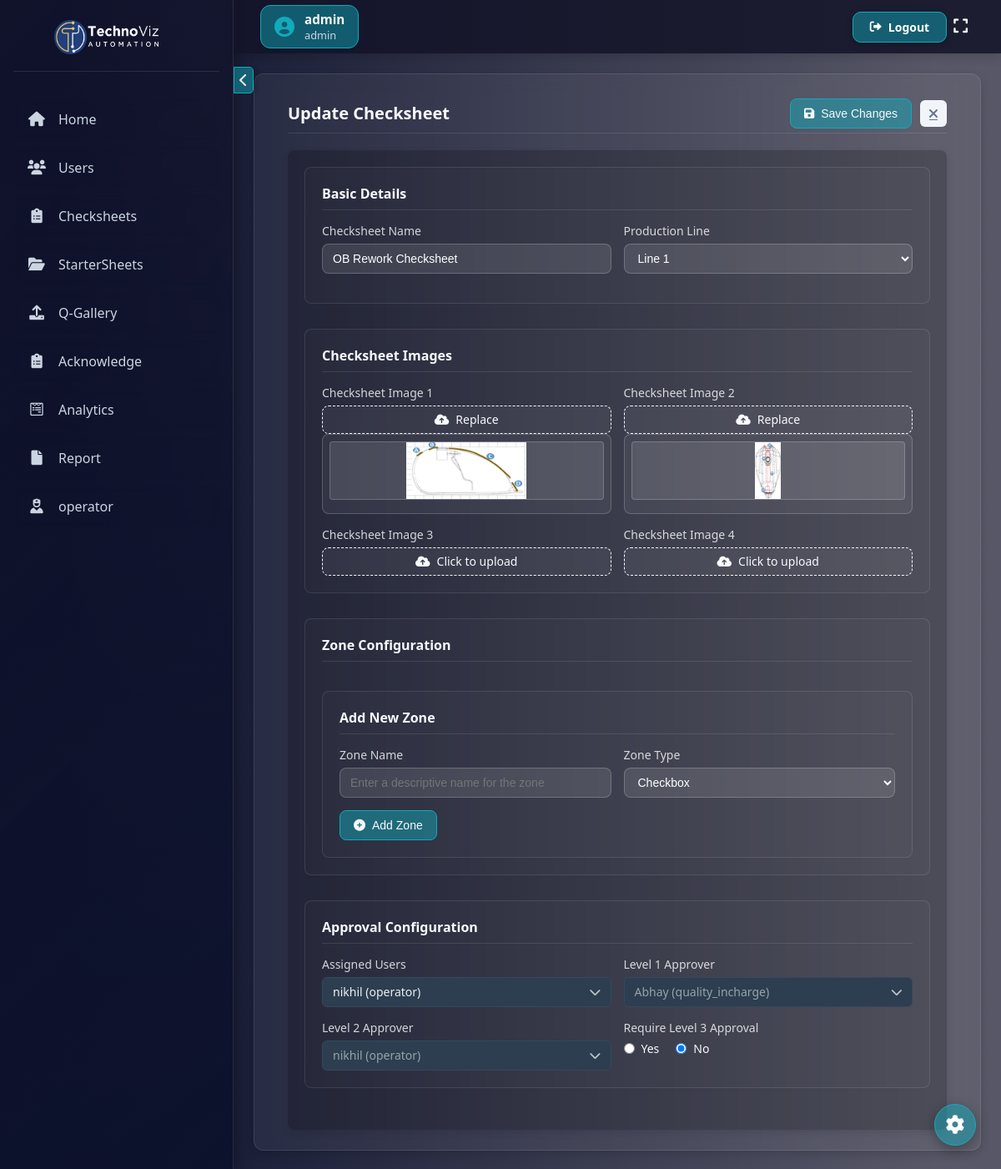
Page /update/1/ (signed in) on the committed database.
### checksheet1/models.py (models this page shows, shortened)
class CustomUser(AbstractUser):
    ROLE_CHOICES = [
        ("admin", "Admin"),
        ("quality_incharge", "Quality Incharge"),
        ("shift_incharge", "Shift Incharge"),
        ("operator", "Operator"),
    ]
    username = models.CharField(max_length=150, unique=False)
    employee_id = models.CharField(max_length=20, unique=True)  # New field
    role = models.CharField(max_length=20, choices=ROLE_CHOICES, default="admin")
    phone_number = models.CharField(max_length=15, blank=True, null=True)
    USERNAME_FIELD = "employee_id"  # Use employee_id for authentication
    REQUIRED_FIELDS = ["username", "email"]  # Keep username for internal use

class CheckSheet(models.Model):
    name = models.CharField(max_length=255)
    line = models.CharField(
        max_length=10, choices=[("line_1", "Line 1"), ("line_2", "Line 2")]
    )
    assigned_users = models.ManyToManyField(
        "CustomUser", related_name="assigned_check_sheets", blank=True
    )
    created_by = models.ForeignKey(
        "CustomUser",
        on_delete=models.SET_NULL,
        null=True,
        related_name="created_check_sheets",
    )
    created_on = models.DateTimeField(auto_now_add=True)
    display_order = models.FloatField(default=0, db_index=True)
    level_1_approver = models.ForeignKey(
        "CustomUser",
        on_delete=models.SET_NULL,
        null=True,
        blank=True,
        related_name="level_1_assigned_checksheets",
    )
    level_2_approver = models.ForeignKey(
        "CustomUser",
        on_delete=models.SET_NULL,
        null=True,
        blank=True,
        related_name="level_2_assigned_checksheets",
    )
    require_level_3_approval = models.BooleanField(
        default=True, help_text="Check if this sheet requires Level 3 approval (admin)"
    )
    class Meta:
        ordering = ['display_order', 'id']

class CheckSheetImage(models.Model):
    checksheet = models.ForeignKey(
        CheckSheet, on_delete=models.CASCADE, related_name="images"
    )
    image = models.ImageField(upload_to="checksheet_images/")

### checksheet1/views.py (the view, shortened to what this page needs)
# urls.py: path("update/<int:checksheet_id>/", update_checksheet, name="update_checksheet"),
@login_required
def update_checksheet(request, checksheet_id):
    if not (request.user.role == "admin" or has_page_access(request.user, "all_checksheets")):
        return render(request, "checksheet/access_denied.html")
    checksheet = get_object_or_404(CheckSheet, id=checksheet_id)
    zones = checksheet.zones.all()
    images = list(checksheet.images.all()[:4])
    all_users = CustomUser.objects.all()  # Fetch all users for dropdowns
    while len(images) < 4:
        images.append(None)  # Fill empty slots with None
    return render(
        request,
        "checksheet/update_checksheet.html",
        {
            "checksheet": checksheet,
            "zones": zones,
            "images": images,
            "all_users": all_users,
        },
    )

### checksheet1/templates/checksheet/update_checksheet.html (shortened to what this page needs)
{% extends 'checksheet/base.html' %}
{% load static %}
{% block extra_css %}
<link rel="stylesheet" href="{% static 'css/update_checksheet.css' %}">
{% endblock %}
{% block content %}
<div class="page-container">
    <div class="header">
        <h2 class="page-title">Update Checksheet</h2>
        <div class="header-actions">
            <button type="submit" form="checksheet-form" class="submit-btn">
                <i class="fas fa-save"></i> Save Changes
            </button>
            <a href="{% url 'all_checksheets' %}" class="back-button">
                <i class="fas fa-times"></i>
            </a>
        </div>
    </div>
    <div class="form-container">
        <form id="checksheet-form" method="POST" enctype="multipart/form-data">
            <div class="form-section">
                <h3 class="section-title">Basic Details</h3>
                <div class="basic-details-grid">
                    <div class="form-group">
                        <label class="form-label" for="checksheet_name">Checksheet Name</label>
                        <input type="text" id="checksheet_name" name="checksheet_name" required
                               class="form-input" value="{{ checksheet.name }}" placeholder="Enter checksheet name">
                    </div>
                    <div class="form-group">
                        <label class="form-label" for="line">Production Line</label>
                        <select id="line" name="line" required class="form-input">
                            <option value="line_1" {% if checksheet.line == "line_1" %}selected{% endif %}>Line 1</option>
                        </select>
                    </div>
                </div>
            </div>
            <div class="form-section">
                <h3 class="section-title">Checksheet Images</h3>
                <div class="images-grid">
                    {% for image in images %}
                    <div class="form-group">
                        <label class="form-label" for="checksheet_image_{{ forloop.counter }}">Checksheet Image {{ forloop.counter }}</label>
                        <div class="file-input-container">
                            <label class="file-input-label" for="checksheet_image_{{ forloop.counter }}">
                                <i class="fas fa-cloud-upload-alt"></i>
                                <span id="file-name-{{ forloop.counter }}">{% if image %}Replace{% else %}Click to upload{% endif %}</span>
                            </label>
                            {% if image %}
                            <div class="image-box">
                                <img src="{{ image.image.url }}" alt="Checksheet Image" class="checksheet-image">
                            </div>
                            {% endif %}
                        </div>
                    </div>
                    {% endfor %}
                </div>
            </div>
            <div class="form-section">
                <h3 class="section-title">Zone Configuration</h3>
                <div class="add-zone-section">
                    <h3 class="section-title">Add New Zone</h3>
                    <div class="add-zone-form">
                        <div class="basic-details-grid">
                            <div class="form-group">
                                <label class="form-label" for="new_zone_name">Zone Name</label>
                                <input type="text" id="new_zone_name" name="new_zone_name"
                                       class="form-input" placeholder="Enter a descriptive name for the zone">
                            </div>
                            <div class="form-group">
                                <label class="form-label" for="new_zone_type">Zone Type</label>
                                <select id="new_zone_type" name="new_zone_type" class="form-input zone-type-select">
                                    <option value="checkbox">Checkbox</option>
                                </select>
                            </div>
                            <div class="form-group">
                                <button type="button" id="add-zone-btn" class="submit-btn">
                                    <i class="fas fa-plus-circle"></i> Add Zone
                                </button>
                            </div>
                        </div>
                    </div>
                </div>
            </div>
            <div class="form-section">
                <h3 class="section-title">Approval Configuration</h3>
                <div class="approval-grid">
                    <div class="form-group">
                        <label class="form-label">Assigned Users</label>
                        <div class="custom-dropdown" id="assigned-users-dropdown">
                            <div class="dropdown-button" onclick="toggleDropdown('assigned-users-dropdown')">
                                <span class="dropdown-text" id="assigned-users-text">Select users to assign</span>
                                <i class="fas fa-chevron-down dropdown-arrow"></i>
                            </div>
                        </div>
                    </div>
                    <div class="form-group">
                        <label class="form-label">Level 1 Approver</label>
                        <div class="custom-dropdown" id="level1-approver-dropdown">
                            <div class="dropdown-button" onclick="toggleDropdown('level1-approver-dropdown')">
                                <span class="dropdown-text" id="level1-approver-text">
                                    {% if checksheet.level_1_approver %}
                                        {{ checksheet.level_1_approver.username }} ({{ checksheet.level_1_approver.role }})
                                    {% else %}
                                        Select Level 1 Approver
                                    {% endif %}
                                </span>
                                <i class="fas fa-chevron-down dropdown-arrow"></i>
                            </div>
                        </div>
                    </div>
                    <div class="form-group">
                        <label class="form-label">Level 2 Approver</label>
                        <div class="custom-dropdown" id="level2-approver-dropdown">
                            <div class="dropdown-button" onclick="toggleDropdown('level2-approver-dropdown')">
                                <span class="dropdown-text" id="level2-approver-text">
                                    {% if checksheet.level_2_approver %}
                                        {{ checksheet.level_2_approver.username }} ({{ checksheet.level_2_approver.role }})
                                    {% else %}
                                        Select Level 2 Approver
                                    {% endif %}
                                </span>
                                <i class="fas fa-chevron-down dropdown-arrow"></i>
                            </div>
                        </div>
                    </div>
                    <div class="form-group">
                        <label class="form-label">Require Level 3 Approval</label>
                        <div class="approval-radio">
                            <div class="radio-option">
                                <input type="radio" name="require_level_3" id="require_level_3_yes" value="True"
                                       {% if checksheet.require_level_3_approval %}checked{% endif %}>
                                <label for="require_level_3_yes">Yes</label>
                            </div>
                            <div class="radio-option">
                                <input type="radio" name="require_level_3" id="require_level_3_no" value="False"
                                       {% if not checksheet.require_level_3_approval %}checked{% endif %}>
                                <label for="require_level_3_no">No</label>
                            </div>
                        </div>
                    </div>
                </div>
            </div>
        </form>
    </div>
</div>
{% endblock %}

### checksheet1/templates/checksheet/base.html (shortened to what this page needs)
<!DOCTYPE html>
<html lang="en">
<head>
    {% load custom_tags %}
    {% load static %}
    <link href="https://cdnjs.cloudflare.com/ajax/libs/font-awesome/6.0.0/css/all.min.css" rel="stylesheet">
    <link rel="stylesheet" href="{% static 'css/base.css' %}">
    {% block extra_css %}
  {% endblock%}
</head>
<body>
    {% if request.user.is_authenticated %}
    <nav class="navbar">
        <div class="navbar-left" style="display: flex; align-items: center;">
            <div class="user-info">
                <i class="fas fa-user-circle"></i>
                <div class="user-details">
                    <span class="user-name">{{ request.user.username }}</span>
                    <span class="user-role">{{ request.user.role|default:"No role" }}</span>
                </div>
            </div>
        </div>
        <a href="{% url 'logout' %}" class="logout-btn">
            <i class="fas fa-sign-out-alt"></i>
            Logout
        </a>
         <button class="fullscreen-btn" onclick="toggleFullScreen()" title="Toggle Full Screen">
                <i class="fas fa-expand"></i>
            </button>
    </nav>
    {% endif %}
    <button class="sidebar-toggle" onclick="toggleSidebar()">
        <i class="fas fa-chevron-left"></i>
    </button>
    <div class="sidebar">
        <div class="sidebar-header">
            <h3>
                <img src="{% static 'images/logo.jpg' %}" alt="Expanded Logo" class="sidebar-logo logo-toggle logo-expanded">
            </h3>
        </div>
        {% if request.user.is_authenticated %}
        {% if request.user|has_page_access:"home" %}
        <a href="{% url 'home' %}"><i class="fas fa-home"></i><span class="sidebar-text">Home</span></a>
        {% endif %}
        {% if request.user|has_page_access:"user_list" %}
        <a href="{% url 'user_list' %}"><i class="fas fa-users"></i><span class="sidebar-text">Users</span></a>
        {% endif %}
        {% if request.user|has_page_access:"all_checksheets" %}
        <a href="{% url 'all_checksheets' %}"><i class="fas fa-clipboard-list"></i><span class="sidebar-text">Checksheets</span></a>
        {% endif %}
        {% if request.user|has_page_access:"all_startersheet" %}
        <a href="{% url 'all_startersheet' %}"><i class="fas fa-folder-open"></i><span class="sidebar-text">StarterSheets</span></a>
        {% endif %}
        {% if request.user|has_page_access:"upload_poc" %}
        <a href="{% url 'upload_poc' %}"><i class="fas fa-upload"></i><span class="sidebar-text">Q-Gallery</span></a>
        {% endif %}
        {% if request.user|has_page_access:"acknowledgment_list" %}
        <a href="{% url 'acknowledgment_list' %}"><i class="fas fa-clipboard-list"></i><span class="sidebar-text">Acknowledge</span></a>
        {% endif %}
        {% if request.user.role == "admin" %}
            <a href="{% url 'analytics_page' %}"><i class="fab fa-wpforms"></i><span class="sidebar-text">Analytics</span></a>
        {% endif %}
        {% if request.user|has_page_access:"report" %}
        <a href="{% url 'report' %}"><i class="fas fa-file"></i><span class="sidebar-text">Report</span></a>
        {% endif %}
        <a href="{% url 'operator_dashboard' %}"><i class="fa-solid fa-user-nurse"></i><span class="sidebar-text">operator</span></a>
        {% endif %}
    </div>
    <div class="content">
        <div class="content-inner">
            {% block content %}{% endblock %}
        </div>
        <div class="settings-float" id="settingsFloat">
            <i class="fas fa-cog"></i>
        </div>
    </div>
</body>
</html>

### rows in the picture
CustomUser: user.username "admin", user.role "admin"
CheckSheet: checksheet_name "OB Rework Checksheet", line "Line 1", level_1_approver.username "Abhay", level_1_approver.role "quality_incharge", level_2_approver.username "nikhil", level_2_approver.role "operator", require_level_3_approval "☐ Yes", require_level_3_approval "☑ No"
CheckSheetImage: shows "Replace", image (picture)
CheckSheetImage: shows "Replace", image (picture)
